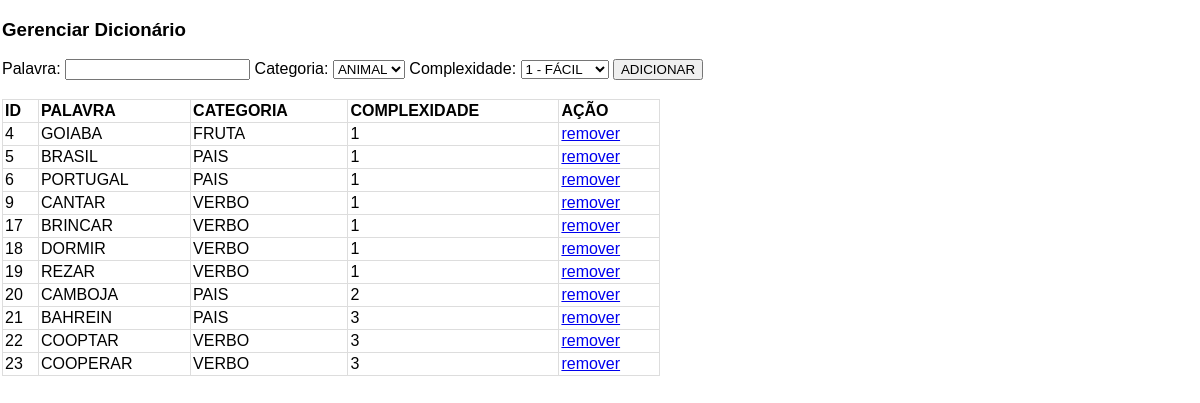
/wlist/crud, run on an earlier commit of the app's database.
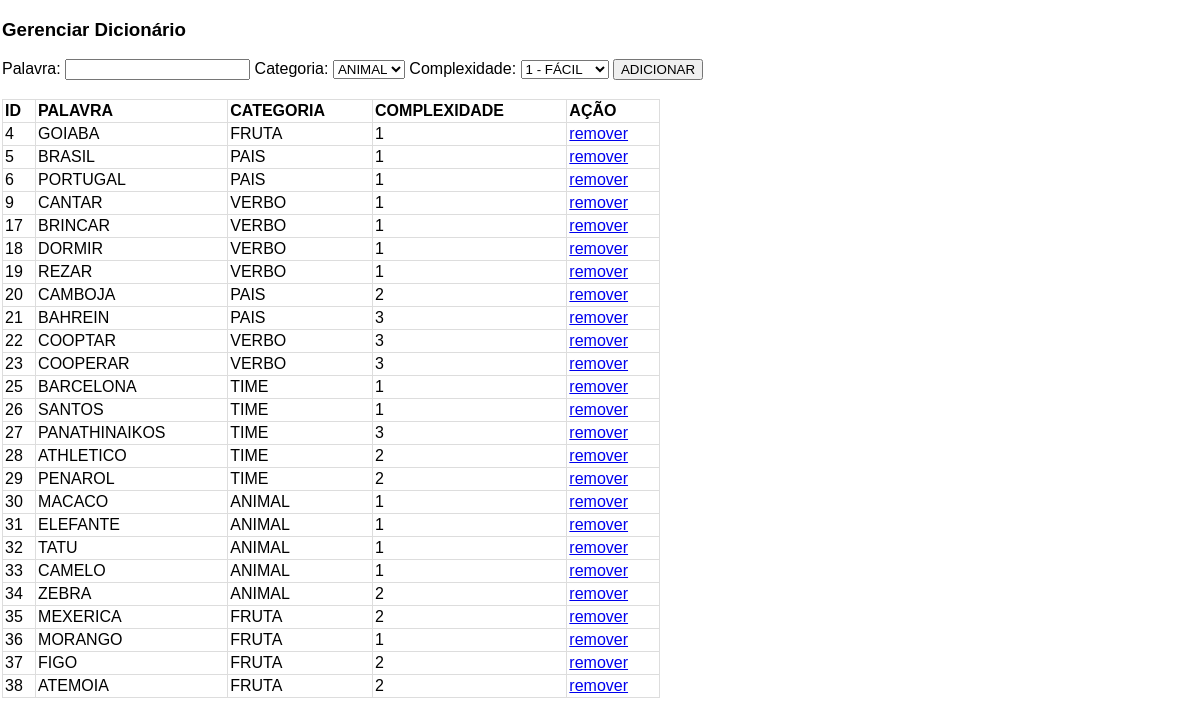
And on a later commit of the database.
### tables this page shows
CREATE TABLE dicionario (
    id INTEGER PRIMARY KEY AUTOINCREMENT,
    complexidade INTEGER,
    categoria TEXT,
    palavra TEXT
);

### maindb.py (the view)
@app.route('/wlist/crud', methods=['GET', 'POST'])
def crud():
    if request.method == 'POST':
        complexidade = request.form['complexidade']
        categoria = request.form['categoria']
        palavra = request.form['palavra']
        add_palavra(complexidade.upper(), categoria.upper(), palavra.upper())
        return redirect(url_for('crud'))  # Redireciona para a mesma página após o POST
    palavras = recupera_dados(0)
    return render_template('crud.html', palavras=palavras)

### maindb.py (called while the page is built)
def recupera_dados(complex):
    dados = []
    conn = sqlite3.connect(db_name)
    cursor = conn.cursor()
    cursor.execute("SELECT id, complexidade, categoria, palavra FROM dicionario")
    rows = cursor.fetchall()
    for row in rows:
        id, complexidade, categoria, palavra = row
        if complex == 0 or complex == complexidade : #para complex = 0, considera tudo
            dados.append({'id':id, 'complexidade': complexidade, 'categoria': categoria, 'palavra': palavra})
    conn.close()
    return dados

### templates/crud.html (shortened to what this page needs)
<!DOCTYPE html>
<html lang="pt-br">
<head>
</head>
<body>
    <h3>Gerenciar Dicionário</h3>
    <form action="/wlist/crud" method="POST">
        <label for="palavra">Palavra:</label>
        <input type="text" id="palavra" name="palavra" required>
        <label for="categoria">Categoria:</label>
        <select id="categoria" name="categoria" required>
            <option value="ANIMAL">ANIMAL</option>
        </select>
        <label for="complexidade">Complexidade:</label>
        <select id="complexidade" name="complexidade" required>
            <option value="1">1 - FÁCIL</option>
        </select>
        <button type="submit">ADICIONAR</button>
        <br><br>
    </form>
    <table>
        <thead>
            <tr>
                <th>ID</th>
                <th>PALAVRA</th>
                <th>CATEGORIA</th>
                <th>COMPLEXIDADE</th>
                <th>AÇÃO</th>
            </tr>
        </thead>
        <tbody>
            {% for palavra in palavras %}
            <tr>
                <td>{{ palavra.id }}</td>
                <td>{{ palavra.palavra }}</td>
                <td>{{ palavra.categoria }}</td>
                <td>{{ palavra.complexidade }}</td>
                <td><a href="{{ url_for('remove', id=palavra.id) }}">remover</a></td>
            </tr>
            {% endfor %}
        </tbody>
    </table>
</body>
</html>

### templates/crud.html (style rules this page uses)
body { font-family: Arial; margin: 2px; }
table { width: 55%; border-collapse: collapse; margin-top: 1px; }
th, td { padding: 2px; text-align: left; border: 1px solid #ddd; }
form { margin-top: 2px; }

What changed in the data, as far as the page shows it:
added dicionario: id "25", palavra "BARCELONA", categoria "TIME", complexidade "1"
added dicionario: id "26", palavra "SANTOS", categoria "TIME", complexidade "1"
added dicionario: id "27", palavra "PANATHINAIKOS", categoria "TIME", complexidade "3"
added dicionario: id "28", palavra "ATHLETICO", categoria "TIME", complexidade "2"
added dicionario: id "29", palavra "PENAROL", categoria "TIME", complexidade "2"
added dicionario: id "30", palavra "MACACO", categoria "ANIMAL", complexidade "1"
added dicionario: id "31", palavra "ELEFANTE", categoria "ANIMAL", complexidade "1"
added dicionario: id "32", palavra "TATU", categoria "ANIMAL", complexidade "1"
added dicionario: id "33", palavra "CAMELO", categoria "ANIMAL", complexidade "1"
added dicionario: id "34", palavra "ZEBRA", categoria "ANIMAL", complexidade "2"
added dicionario: id "35", palavra "MEXERICA", categoria "FRUTA", complexidade "2"
added dicionario: id "36", palavra "MORANGO", categoria "FRUTA", complexidade "1"
added dicionario: id "37", palavra "FIGO", categoria "FRUTA", complexidade "2"
added dicionario: id "38", palavra "ATEMOIA", categoria "FRUTA", complexidade "2"
